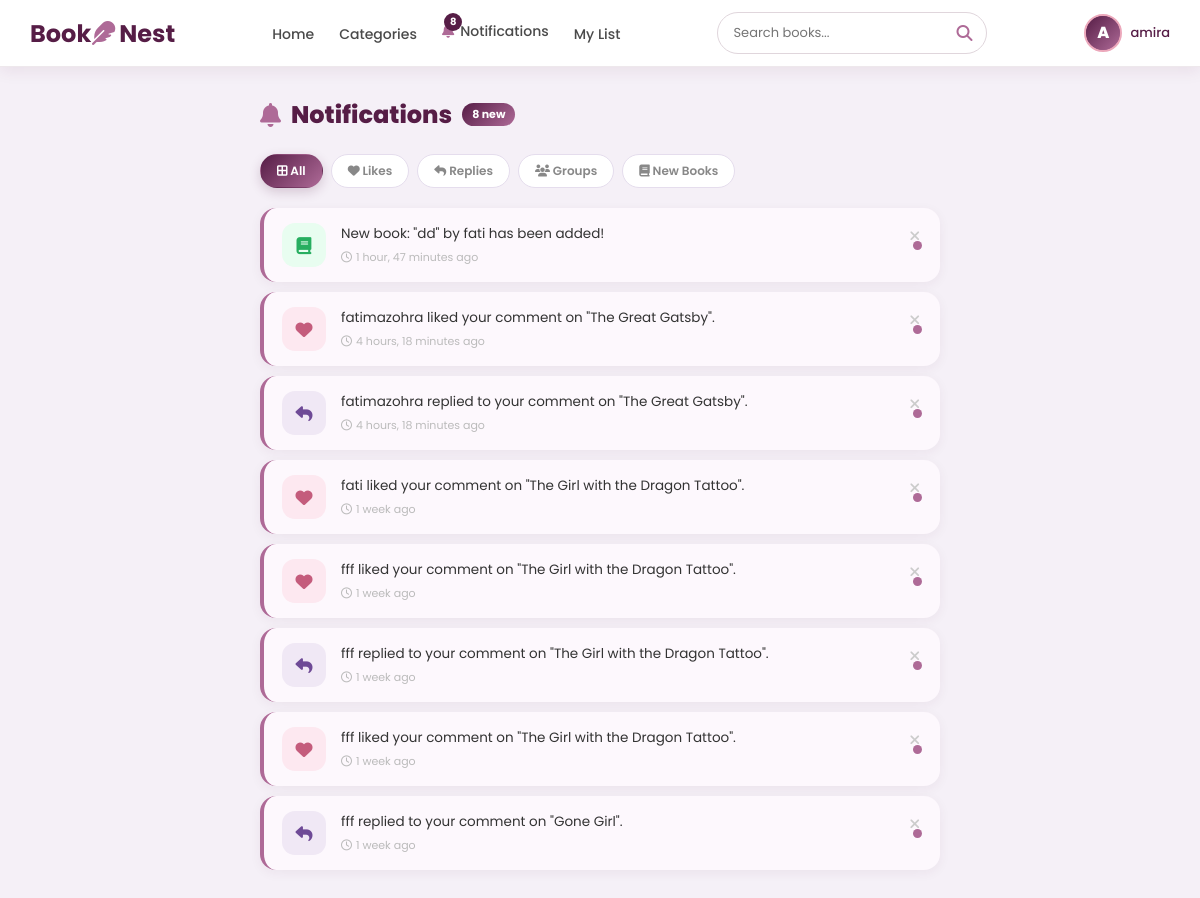
The app's page /notifications/ (signed in) with its own data.
### books/models.py (models this page shows, shortened)
class Notification(models.Model):
    TYPE_CHOICES = [
        ('like', 'Like'),
        ('comment', 'Comment'),
        ('reply', 'Reply'),
        ('new_book', 'New Book'),
        ('system', 'System'),
        ('group', 'Group'),
    ]
    user = models.ForeignKey(User, on_delete=models.CASCADE)
    massage = models.CharField(max_length=255)
    date = models.DateTimeField(auto_now_add=True)
    is_read = models.BooleanField(default=False)
    notif_type = models.CharField(
        max_length=20,
        choices=TYPE_CHOICES,
        default='system'
    )
    book = models.ForeignKey(
        Book,
        on_delete=models.CASCADE,
        null=True,
        blank=True
    )
    comment = models.ForeignKey(
        Comment,
        on_delete=models.CASCADE,
        null=True,
        blank=True
    )
    group_type = models.CharField(
        max_length=10,
        null=True,
        blank=True
    )
    url = models.CharField(max_length=255, blank=True, null=True)
    date = models.DateTimeField(auto_now_add=True)
    is_read = models.BooleanField(default=False)
    notif_type = models.CharField(
        max_length=20,
        choices=TYPE_CHOICES,
        default='system'
    )

### books/views.py (the view)
# urls.py: path('notifications/',                           views.notifications_view,      name='notifications'),
@login_required
def notifications_view(request):
    notifications = Notification.objects.filter(user=request.user).order_by('-date')
    unread_count  = notifications.filter(is_read=False).count()
    return render(request, 'notifications.html', {
        'notifications': notifications,
        'unread_count': unread_count,
    })

### books/context_processors.py (called while the page is built)
def notifications_count(request):
    if request.user.is_authenticated:
        count = Notification.objects.filter(
            user=request.user,
            is_read=False
        ).count()
        return {'unread_notifications_count': count}
    return {'unread_notifications_count': 0}

### templates/notifications.html (shortened to what this page needs)
 {% load static %}
<!DOCTYPE html>
<html lang="en">
<head>
    <link rel="stylesheet" href="https://cdnjs.cloudflare.com/ajax/libs/font-awesome/6.5.0/css/all.min.css">
</head>
<body>
{% include 'header.html' %}
<main class="main">
    <div class="page-head">
        <h1>
            <i class="fa-solid fa-bell"></i> Notifications
            {% if unread_count %}<span class="badge">{{ unread_count }} new</span>{% endif %}
        </h1>
    </div>
    {% if notifications %}
    <div class="filter-tabs">
        <div class="tab active" onclick="filterNotifs('all',this)"><i class="fa-solid fa-border-all"></i> All</div>
        <div class="tab" onclick="filterNotifs('like',this)"><i class="fa-solid fa-heart"></i> Likes</div>
        <div class="tab" onclick="filterNotifs('reply',this)"><i class="fa-solid fa-reply"></i> Replies</div>
        <div class="tab" onclick="filterNotifs('group',this)"><i class="fa-solid fa-users"></i> Groups</div>
        <div class="tab" onclick="filterNotifs('new_book',this)"><i class="fa-solid fa-book"></i> New Books</div>
    </div>
    <div class="notif-list" id="notifList">
        {% for notif in notifications %}
        <div class="notif-wrapper" data-type="{{ notif.notif_type|default:'system' }}">
            <div class="notif-item {% if not notif.is_read %}unread{% endif %}"
                 id="notif-{{ notif.id }}"
                 onclick="goToNotif('{{ notif.id }}', '{% if notif.url %}{{ notif.url }}{% endif %}')">
                <div class="notif-icon icon-{{ notif.notif_type|default:'system' }}">
                    {% if notif.notif_type == 'like' %}
                        <i class="fa-solid fa-heart"></i>
                    {% elif notif.notif_type == 'reply' %}
                        <i class="fa-solid fa-reply"></i>
                    {% elif notif.notif_type == 'group' %}
                        <i class="fa-solid fa-users"></i>
                    {% elif notif.notif_type == 'new_book' %}
                        <i class="fa-solid fa-book"></i>
                    {% else %}
                        <i class="fa-solid fa-bell"></i>
                    {% endif %}
                </div>
                <div class="notif-body">
                    <div class="notif-text">{{ notif.massage }}</div>
                    <div class="notif-time">
                        <i class="fa-regular fa-clock"></i>
                        {{ notif.date|timesince }} ago
                    </div>
                </div>
                {% if not notif.is_read %}
                    <div class="unread-dot"></div>
                {% endif %}
            </div>
            <button class="notif-delete" onclick="deleteNotif('{{ notif.id }}')">
                <i class="fa-solid fa-xmark"></i>
            </button>
        </div>
        {% endfor %}
    </div>
    {% else %}
    <div class="empty">
        <div class="empty-ring"><i class="fa-regular fa-bell-slash"></i></div>
        <h3>No notifications yet</h3>
        <p>Likes, replies, group activity and new books will appear here.</p>
    </div>
    {% endif %}
</main>
</body>
</html>

### templates/header.html (shortened to what this page needs)
{% load static %}
<div class="navbar">
    <link rel="stylesheet" href="https://cdnjs.cloudflare.com/ajax/libs/font-awesome/6.5.0/css/all.min.css">
    <div class="logo">
        <a href="/">Book<i class="fa-solid fa-feather"></i>Nest</a>
    </div>
    <ul class="nav-links">
        <li><a href="/">Home</a></li>
        <li><a href="/categories/">Categories</a></li>
        {% if user.is_authenticated %}
        <li>
            <a href="/notifications/" class="notif-link">
                <span style="position:relative; display:inline-block;">
                    {% if unread_notifications_count > 0 %}
                       <i class="fa-solid fa-bell" style="color:var(--mid);"></i>
                       <span class="notif-badge">{{ unread_notifications_count }}</span>
                    {% else %}
                      <i class="fa-solid fa-bell"></i>
                    {% endif %}
                 </span>
                  Notifications
            </a>
 </li>
       <li><a href="/my-list/">My List</a></li>
      {% endif %}
 </ul>
    <div class="search-box">
        <i class="fa-solid fa-magnifying-glass"></i>
        <input type="text" id="searchInput" placeholder="Search books...">
    </div>
    {% if user.is_authenticated %}
    <div class="user-section-header" onclick="location.href='/profile/'">
        <div class="user-avatar-header">
          {% if user.profile.image and user.profile.image.url != '/media/default.png' %}
           <img src="{{ user.profile.image.url }}" alt="{{ user.username }}">
          {% else %}
           <div class="avatar-placeholder">
            {{ user.username|first|upper }}
           </div>
         {% endif %}
        </div>
        <span class="username-header">{{ user.username }}</span>
    </div>
    {% else %}
    <div class="auth-buttons">
        <a href="{% url 'login' %}" class="login-btn-header">Login</a>
        <a href="{% url 'signup' %}" class="signup-btn">Sign Up</a>
    </div>
    {% endif %}
</div>

### templates/notifications.html (style rules this page uses)
:root { --deep:#561d46; --mid:#ae6a97; --light:#eca8bb; }
* { margin:0; padding:0; box-sizing:border-box; }
body { font-family:'Poppins',sans-serif; background:#f5f0f7; }
.main { max-width:720px; margin:0 auto; padding:30px 20px 60px; }
.page-head { display:flex; align-items:center; justify-content:space-between; margin-bottom:22px; flex-wrap:wrap; gap:12px; }
.page-head h1 { font-size:24px; font-weight:800; color:var(--deep); display:flex; align-items:center; gap:10px; }
.page-head h1 i { color:var(--mid); }
.badge { background:linear-gradient(135deg,var(--deep),var(--mid)); color:white; font-size:11px; font-weight:700; padding:3px 10px; border-radius:20px; }
.filter-tabs { display:flex; gap:8px; margin-bottom:20px; flex-wrap:wrap; }
.tab { padding:7px 16px; border-radius:30px; font-size:12px; font-weight:600; cursor:pointer; transition:0.2s; border:1.5px solid #e5dded; background:white; color:#888; }
.tab.active { background:linear-gradient(135deg,var(--deep),var(--mid)); color:white; border-color:transparent; box-shadow:0 4px 12px rgba(86,29,70,0.2); }
.notif-list { display:flex; flex-direction:column; gap:10px; }
.notif-wrapper { position:relative; }
.notif-item { background:white; border-radius:16px; padding:15px 18px; display:flex; align-items:center; gap:15px; box-shadow:0 3px 12px rgba(86,29,70,0.06); transition:all 0.3s; border-left:4px solid transparent; text-decoration:none; color:inherit; cursor:pointer; }
.notif-item.unread { border-left-color:var(--mid); background:#fdf8fd; }
.notif-icon { width:44px; height:44px; border-radius:13px; flex-shrink:0; display:flex; align-items:center; justify-content:center; font-size:17px; }
.icon-like { background:#fde8f0; color:#c45c7c; }
.icon-reply { background:#f0e8f5; color:#6e4a96; }
.icon-new_book { background:#e8fdf0; color:#27ae60; }
.notif-body { flex:1; }
.notif-text { font-size:13.5px; color:#333; line-height:1.5; }
.notif-time { font-size:11px; color:#bbb; margin-top:4px; display:flex; align-items:center; gap:4px; }
.unread-dot { width:9px; height:9px; border-radius:50%; background:var(--mid); flex-shrink:0; }
.notif-delete { position:absolute; top:14px; right:14px; background:none; border:none; cursor:pointer; color:#ccc; font-size:14px; padding:4px 6px; border-radius:6px; transition:0.2s; z-index:2; }

### records on screen
Notification: notif_type "new_book" (drawn), massage "New book: \"dd\" by fati has been added!", date "1 hour, 47 minutes", is_read False (drawn)
Notification: notif_type "like" (drawn), massage "fatimazohra liked your comment on \"The Great Gatsby\".", date "4 hours, 18 minutes", is_read False (drawn)
Notification: notif_type "reply" (drawn), massage "fatimazohra replied to your comment on \"The Great Gatsby\".", date "4 hours, 18 minutes", is_read False (drawn)
Notification: notif_type "like" (drawn), massage "fati liked your comment on \"The Girl with the Dragon Tattoo\".", date "1 week", is_read False (drawn)
Notification: notif_type "like" (drawn), massage "fff liked your comment on \"The Girl with the Dragon Tattoo\".", date "1 week", is_read False (drawn)
Notification: notif_type "reply" (drawn), massage "fff replied to your comment on \"The Girl with the Dragon Tattoo\".", date "1 week", is_read False (drawn)
Notification: notif_type "like" (drawn), massage "fff liked your comment on \"The Girl with the Dragon Tattoo\".", date "1 week", is_read False (drawn)
Notification: notif_type "reply" (drawn), massage "fff replied to your comment on \"Gone Girl\".", date "1 week", is_read False (drawn)

### other values on screen
{{ unread_notifications_count }} "8"
{{ user.username|first|upper }} "A"
{{ user.username }} "amira"
{{ unread_count }} "8"
